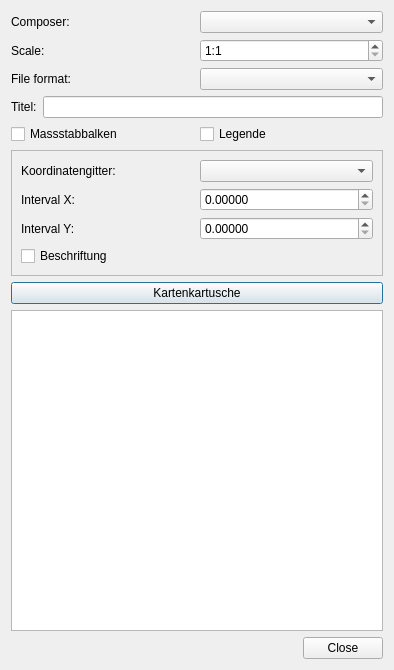
<?xml version="1.0" encoding="UTF-8"?>
<ui version="4.0">
 <class>PrintDialog</class>
 <widget class="QDialog" name="PrintDialog">
  <property name="geometry">
   <rect>
    <x>0</x>
    <y>0</y>
    <width>394</width>
    <height>670</height>
   </rect>
  </property>
  <property name="windowTitle">
   <string>Print</string>
  </property>
  <property name="windowIcon">
   <iconset theme="printer">
    <normaloff/>
   </iconset>
  </property>
  <layout class="QVBoxLayout" name="verticalLayout">
   <item>
    <layout class="QHBoxLayout" name="horizontalLayout_2">
     <item>
      <widget class="QLabel" name="label_composers">
       <property name="text">
        <string>Composer:</string>
       </property>
      </widget>
     </item>
     <item>
      <widget class="QComboBox" name="comboBox_composers"/>
     </item>
    </layout>
   </item>
   <item>
    <layout class="QHBoxLayout" name="horizontalLayout_3">
     <item>
      <widget class="QLabel" name="label">
       <property name="text">
        <string>Scale:</string>
       </property>
      </widget>
     </item>
     <item>
      <widget class="QSpinBox" name="spinBoxScale">
       <property name="prefix">
        <string notr="true">1:</string>
       </property>
       <property name="minimum">
        <number>1</number>
       </property>
       <property name="maximum">
        <number>1000000000</number>
       </property>
       <property name="singleStep">
        <number>1</number>
       </property>
      </widget>
     </item>
    </layout>
   </item>
   <item>
    <layout class="QHBoxLayout" name="horizontalLayout_4">
     <item>
      <widget class="QLabel" name="label_fileformat">
       <property name="text">
        <string>File format:</string>
       </property>
      </widget>
     </item>
     <item>
      <widget class="QComboBox" name="comboBox_fileformat"/>
     </item>
    </layout>
   </item>
   <item>
    <layout class="QHBoxLayout" name="horizontalLayout_7">
     <item>
      <widget class="QLabel" name="label_14">
       <property name="text">
        <string>Titel:</string>
       </property>
      </widget>
     </item>
     <item>
      <widget class="QLineEdit" name="titleLE"/>
     </item>
    </layout>
   </item>
   <item>
    <layout class="QHBoxLayout" name="horizontalLayout">
     <item>
      <widget class="QCheckBox" name="checkBox_massstabbalken">
       <property name="text">
        <string>Massstabbalken</string>
       </property>
      </widget>
     </item>
     <item>
      <widget class="QCheckBox" name="checkBox_legende">
       <property name="text">
        <string>Legende</string>
       </property>
      </widget>
     </item>
    </layout>
   </item>
   <item>
    <widget class="QFrame" name="frame">
     <property name="frameShape">
      <enum>QFrame::StyledPanel</enum>
     </property>
     <property name="frameShadow">
      <enum>QFrame::Raised</enum>
     </property>
     <layout class="QVBoxLayout" name="verticalLayout_3">
      <item>
       <layout class="QVBoxLayout" name="verticalLayout_2">
        <item>
         <layout class="QHBoxLayout" name="horizontalLayout_6">
          <item>
           <widget class="QLabel" name="label_15">
            <property name="text">
             <string>Koordinatengitter:</string>
            </property>
           </widget>
          </item>
          <item>
           <widget class="QComboBox" name="comboBox_crs"/>
          </item>
         </layout>
        </item>
        <item>
         <layout class="QHBoxLayout" name="horizontalLayout_5">
          <item>
           <widget class="QLabel" name="label_2">
            <property name="text">
             <string>Interval X:</string>
            </property>
           </widget>
          </item>
          <item>
           <widget class="QDoubleSpinBox" name="spinBox_intervalx">
            <property name="decimals">
             <number>5</number>
            </property>
            <property name="maximum">
             <double>9999999.990000000223517</double>
            </property>
           </widget>
          </item>
         </layout>
        </item>
        <item>
         <layout class="QHBoxLayout" name="horizontalLayout_8">
          <item>
           <widget class="QLabel" name="label_3">
            <property name="text">
             <string>Interval Y:</string>
            </property>
           </widget>
          </item>
          <item>
           <widget class="QDoubleSpinBox" name="spinBox_intervaly">
            <property name="decimals">
             <number>5</number>
            </property>
            <property name="maximum">
             <double>9999999.990000000223517</double>
            </property>
           </widget>
          </item>
         </layout>
        </item>
        <item>
         <widget class="QCheckBox" name="checkBox_beschriftung">
          <property name="text">
           <string>Beschriftung</string>
          </property>
         </widget>
        </item>
       </layout>
      </item>
     </layout>
    </widget>
   </item>
   <item>
    <widget class="QPushButton" name="kastenButton">
     <property name="text">
      <string>Kartenkartusche</string>
     </property>
    </widget>
   </item>
   <item>
    <widget class="QGraphicsView" name="previewGraphic"/>
   </item>
   <item>
    <widget class="QDialogButtonBox" name="buttonBox">
     <property name="orientation">
      <enum>Qt::Horizontal</enum>
     </property>
     <property name="standardButtons">
      <set>QDialogButtonBox::Close</set>
     </property>
    </widget>
   </item>
  </layout>
 </widget>
 <resources/>
 <connections>
  <connection>
   <sender>buttonBox</sender>
   <signal>accepted()</signal>
   <receiver>PrintDialog</receiver>
   <slot>accept()</slot>
   <hints>
    <hint type="sourcelabel">
     <x>248</x>
     <y>254</y>
    </hint>
    <hint type="destinationlabel">
     <x>157</x>
     <y>274</y>
    </hint>
   </hints>
  </connection>
  <connection>
   <sender>buttonBox</sender>
   <signal>rejected()</signal>
   <receiver>PrintDialog</receiver>
   <slot>reject()</slot>
   <hints>
    <hint type="sourcelabel">
     <x>316</x>
     <y>260</y>
    </hint>
    <hint type="destinationlabel">
     <x>286</x>
     <y>274</y>
    </hint>
   </hints>
  </connection>
 </connections>
</ui>
